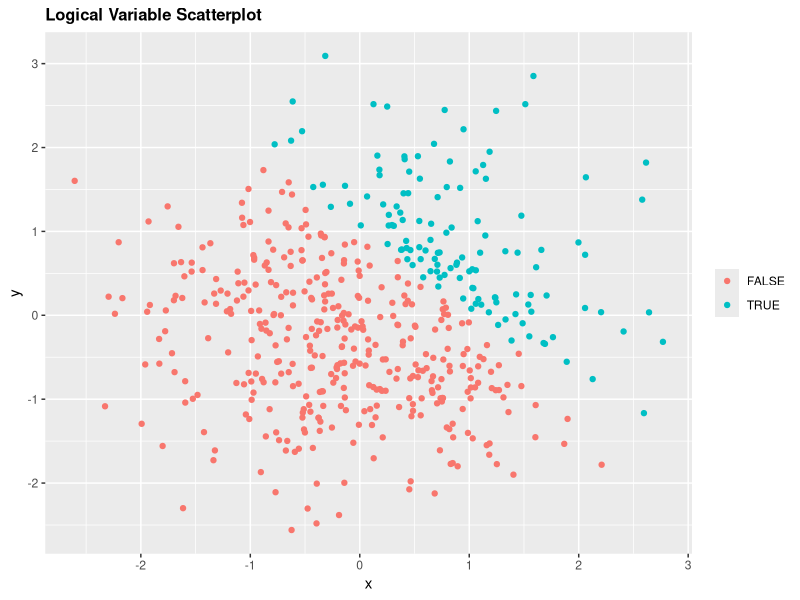
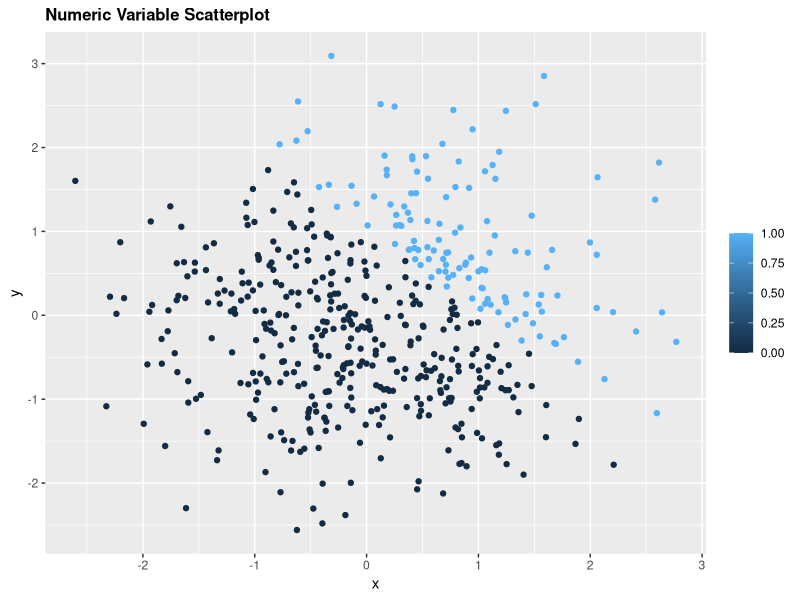
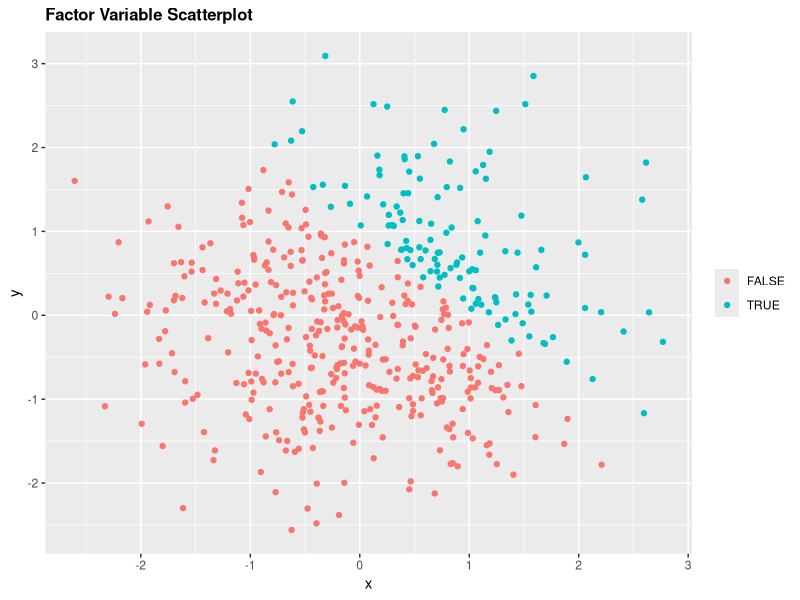
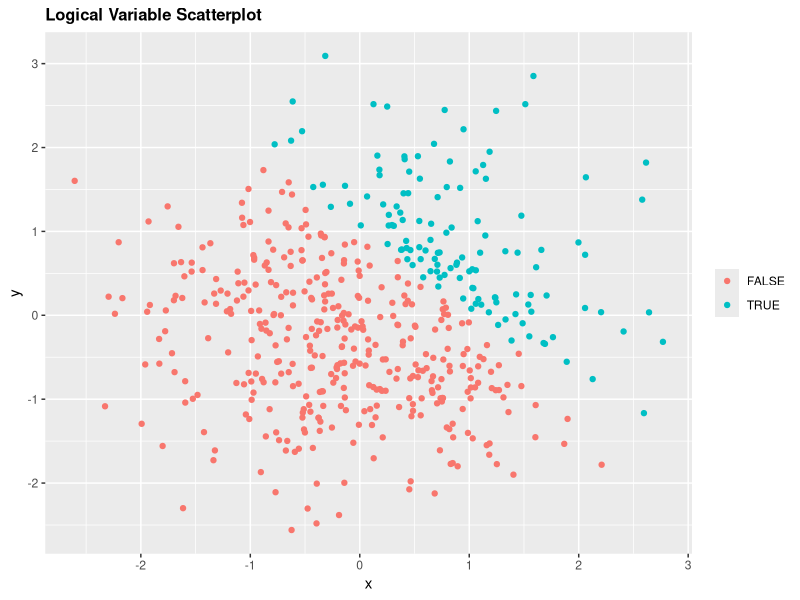

The R source for these figures, in order:
## ---- chunk 1
library(tidyverse)
library(ggplot2)
## ---- chunk 2

#Data frame
df_1 = tibble(
  random_samp = rnorm(8),
  log_vec = random_samp > 0,
  char_vec = as.character("a","b","c","d","e","f","g","h"),
  fac_vec = factor(c("jazz","rock","blues","jazz","jazz","rock","blues","rock"))
)

#Take the mean of each variable
mean_random_samp = mean(pull(df_1, random_samp))
mean_log_vec = mean(pull(df_1, log_vec))
mean_char_vec = mean(pull(df_1, char_vec))
mean_fac_vec = mean(pull(df_1, fac_vec))

## ---- chunk 3

as.numeric(pull(df_1, log_vec)) * pull(df_1, random_samp)
as.factor(pull(df_1, log_vec)) * pull(df_1, random_samp)
as.numeric(as.factor(pull(df_1, log_vec))) * pull(df_1, random_samp)
## ---- chunk 4
#Data frame
df_2 = tibble(
  x = rnorm(500),
  y = rnorm(500),
  log_vec_2 = x + y > 1,
  num_vec_2 = as.numeric(log_vec_2),
  fac_vec_2 = as.factor(log_vec_2)
)

#mean, median and standard deviation of x
mean_x = mean(pull(df_2, x))
median_x = median(pull(df_2, x))
sd_x = sd(pull(df_2, x))

#Proportion of cases for which x+y>1
prop_case = mean(pull(df_2, log_vec_2))

## ---- chunk 5
ggplot(df_2, aes(x = x, y = y, color = log_vec_2)) +
  geom_point() +
  xlab("x") +
  ylab("y") +
  labs(title = "Logical Variable Scatterplot") +
  theme(legend.position = "right", legend.title = element_blank(),
        plot.title = element_text(color = "black", size = 12, face = "bold"))

ggsave("plot_one.png", width = 3, height = 3)
## ---- chunk 6

ggplot(df_2, aes(x = x, y = y, color = num_vec_2)) +
  geom_point() +
  xlab("x") +
  ylab("y") +
  labs(title = "Numeric Variable Scatterplot") +
  theme(legend.position = "right", legend.title = element_blank(), 
        plot.title = element_text(color = "black", size = 12, face = "bold"))
## ---- chunk 7
ggplot(df_2, aes(x = x, y = y, color = fac_vec_2)) +
  geom_point() +
  xlab("x") +
  ylab("y") +
  labs(title = "Factor Variable Scatterplot") +
  theme(legend.position = "right", legend.title = element_blank(),
        plot.title = element_text(color = "black", size = 12, face = "bold"))
